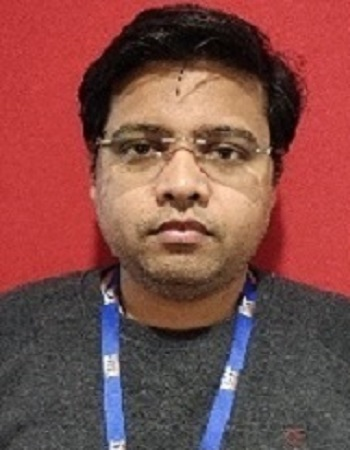
#> input picture images/meher1.jpg, 350 x 450 px
$ python image1.py
#> lines starting #> are read from the running program, lines starting #| are printed output that depends on the picture
from PIL import Image, ImageFilter

img=Image.open('./images/meher1.jpg')
#> img is the input picture: PIL image 350x450 RGB; mean R, G, B 128.9, 76.5, 72.4


#filter_img=img.filter(ImageFilter.BLUR)
#box=(100, 50, 100, 50)
filter_img=img.convert('L')
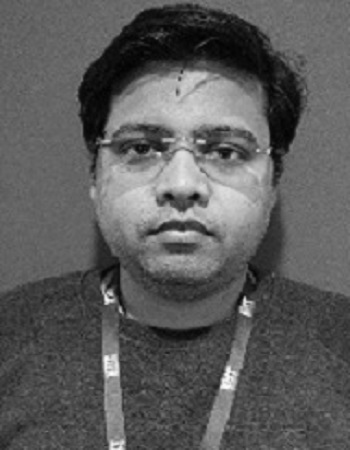
#> filter_img: PIL image 350x450 L; min 1, max 253, mean 91.7
#crooked=filter_img.rotate(90)
#resize=filter_img.resize((200,200))
box=(50,50, 100, 100)
region=filter_img.crop(box)
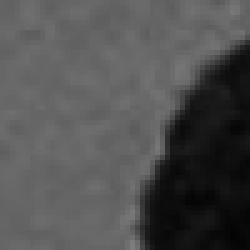
#> region: PIL image 50x50 L (shown 5 times larger); min 3, max 125, mean 80

region.save('grey.png', 'png')
region.show()


# [9 lines of commented-out code are left out]

$ run again, with images/AUBM.jpg copied over images/meher1.jpg
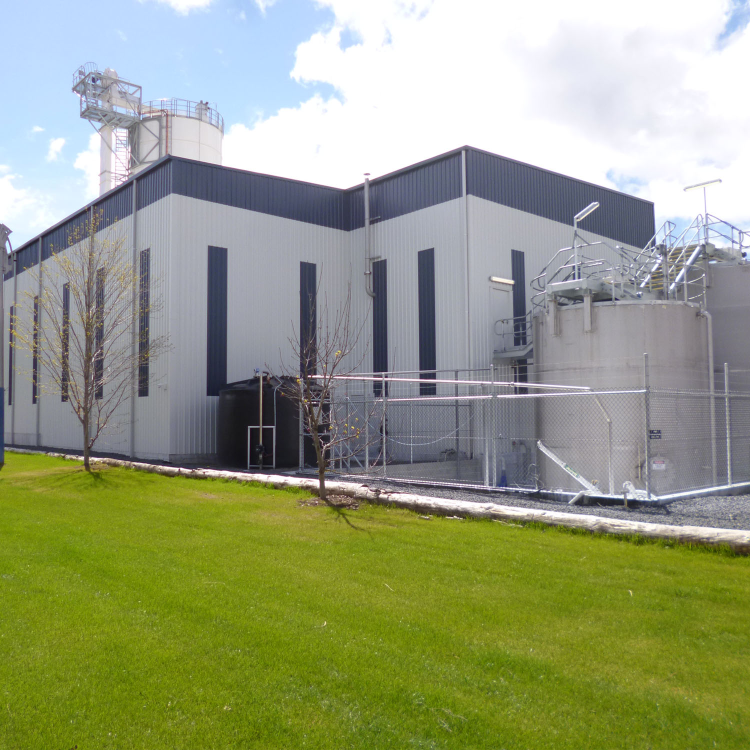
#> input picture images/AUBM.jpg, 1500 x 1500 px (shown at 1/2 size)
#> img is the input picture: PIL image 1500x1500 RGB; mean R, G, B 149.8, 157.1, 126.9
#> `filter_img=img.convert('L')`:
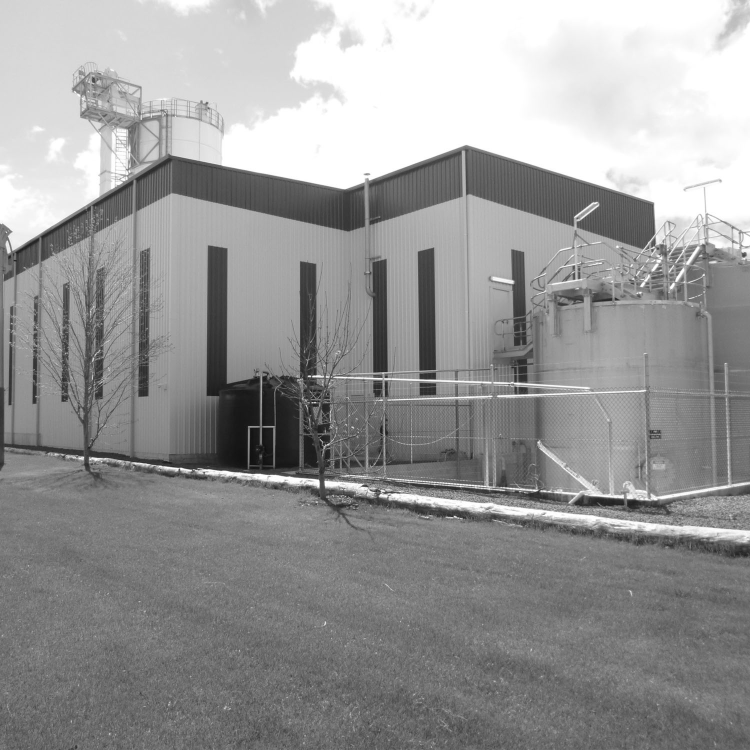
#> filter_img: PIL image 1500x1500 L (shown at 1/2 size); min 10, max 255, mean 151.5
